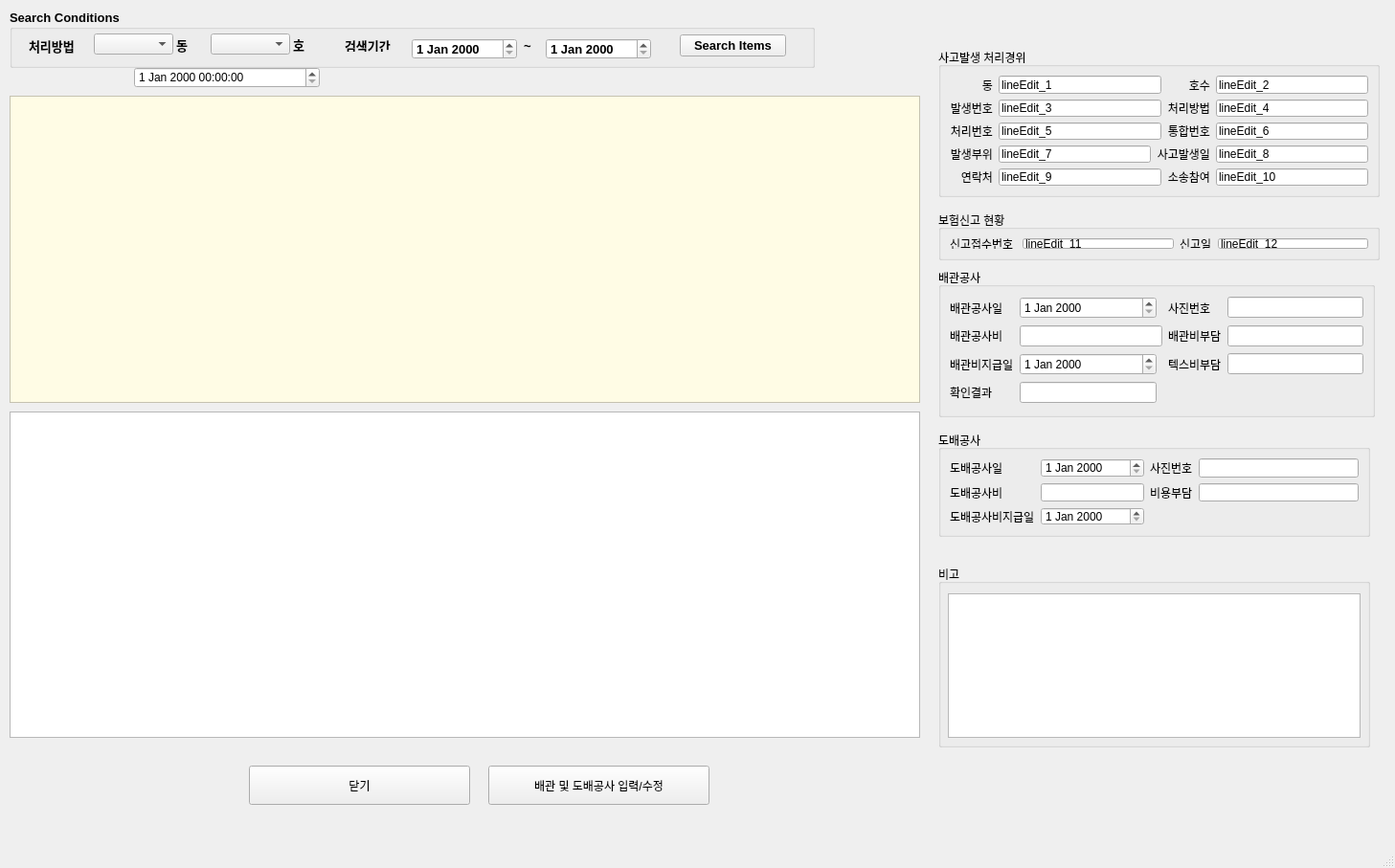
<?xml version="1.0" encoding="UTF-8"?>
<ui version="4.0">
 <class>MainWindow</class>
 <widget class="QMainWindow" name="MainWindow">
  <property name="geometry">
   <rect>
    <x>0</x>
    <y>0</y>
    <width>1457</width>
    <height>907</height>
   </rect>
  </property>
  <property name="windowTitle">
   <string>MainWindow</string>
  </property>
  <widget class="QWidget" name="centralwidget">
   <widget class="QGroupBox" name="groupBox">
    <property name="geometry">
     <rect>
      <x>10</x>
      <y>10</y>
      <width>841</width>
      <height>61</height>
     </rect>
    </property>
    <property name="font">
     <font>
      <pointsize>10</pointsize>
      <weight>75</weight>
      <bold>true</bold>
     </font>
    </property>
    <property name="title">
     <string>Search Conditions</string>
    </property>
    <widget class="QLabel" name="label">
     <property name="geometry">
      <rect>
       <x>20</x>
       <y>30</y>
       <width>56</width>
       <height>16</height>
      </rect>
     </property>
     <property name="text">
      <string>처리방법</string>
     </property>
    </widget>
    <widget class="QComboBox" name="Dong">
     <property name="geometry">
      <rect>
       <x>88</x>
       <y>25</y>
       <width>83</width>
       <height>22</height>
      </rect>
     </property>
     <property name="editable">
      <bool>false</bool>
     </property>
     <property name="currentText">
      <string/>
     </property>
     <property name="insertPolicy">
      <enum>QComboBox::InsertAlphabetically</enum>
     </property>
    </widget>
    <widget class="QLabel" name="label_2">
     <property name="geometry">
      <rect>
       <x>174</x>
       <y>29</y>
       <width>21</width>
       <height>16</height>
      </rect>
     </property>
     <property name="text">
      <string>동</string>
     </property>
    </widget>
    <widget class="QComboBox" name="Ho">
     <property name="geometry">
      <rect>
       <x>210</x>
       <y>25</y>
       <width>83</width>
       <height>22</height>
      </rect>
     </property>
     <property name="editable">
      <bool>false</bool>
     </property>
     <property name="currentText">
      <string/>
     </property>
     <property name="insertPolicy">
      <enum>QComboBox::InsertAlphabetically</enum>
     </property>
    </widget>
    <widget class="QLabel" name="label_3">
     <property name="geometry">
      <rect>
       <x>296</x>
       <y>29</y>
       <width>21</width>
       <height>16</height>
      </rect>
     </property>
     <property name="text">
      <string>호</string>
     </property>
    </widget>
    <widget class="QLabel" name="label_4">
     <property name="geometry">
      <rect>
       <x>350</x>
       <y>32</y>
       <width>56</width>
       <height>12</height>
      </rect>
     </property>
     <property name="text">
      <string>검색기간</string>
     </property>
    </widget>
    <widget class="QLabel" name="label_5">
     <property name="geometry">
      <rect>
       <x>537</x>
       <y>30</y>
       <width>21</width>
       <height>16</height>
      </rect>
     </property>
     <property name="text">
      <string>~</string>
     </property>
    </widget>
    <widget class="QPushButton" name="pushButton">
     <property name="geometry">
      <rect>
       <x>700</x>
       <y>26</y>
       <width>111</width>
       <height>23</height>
      </rect>
     </property>
     <property name="text">
      <string>Search Items</string>
     </property>
    </widget>
    <widget class="QDateEdit" name="dateEdit">
     <property name="geometry">
      <rect>
       <x>420</x>
       <y>30</y>
       <width>110</width>
       <height>22</height>
      </rect>
     </property>
    </widget>
    <widget class="QDateEdit" name="dateEdit_2">
     <property name="geometry">
      <rect>
       <x>560</x>
       <y>30</y>
       <width>110</width>
       <height>22</height>
      </rect>
     </property>
    </widget>
   </widget>
   <widget class="QGroupBox" name="groupBox_2">
    <property name="geometry">
     <rect>
      <x>980</x>
      <y>50</y>
      <width>461</width>
      <height>156</height>
     </rect>
    </property>
    <property name="title">
     <string>사고발생 처리경위</string>
    </property>
    <layout class="QGridLayout" name="gridLayout_2">
     <item row="1" column="1" colspan="2">
      <widget class="QLineEdit" name="lineEdit_3">
       <property name="text">
        <string>lineEdit_3</string>
       </property>
      </widget>
     </item>
     <item row="0" column="0">
      <widget class="QLabel" name="label_6">
       <property name="text">
        <string>동</string>
       </property>
       <property name="alignment">
        <set>Qt::AlignRight|Qt::AlignTrailing|Qt::AlignVCenter</set>
       </property>
      </widget>
     </item>
     <item row="0" column="4">
      <widget class="QLineEdit" name="lineEdit_2">
       <property name="text">
        <string>lineEdit_2</string>
       </property>
       <property name="readOnly">
        <bool>true</bool>
       </property>
      </widget>
     </item>
     <item row="1" column="4">
      <widget class="QLineEdit" name="lineEdit_4">
       <property name="text">
        <string>lineEdit_4</string>
       </property>
      </widget>
     </item>
     <item row="2" column="0">
      <widget class="QLabel" name="label_11">
       <property name="text">
        <string>처리번호</string>
       </property>
       <property name="alignment">
        <set>Qt::AlignRight|Qt::AlignTrailing|Qt::AlignVCenter</set>
       </property>
      </widget>
     </item>
     <item row="0" column="1" colspan="2">
      <widget class="QLineEdit" name="lineEdit_1">
       <property name="text">
        <string>lineEdit_1</string>
       </property>
       <property name="readOnly">
        <bool>true</bool>
       </property>
      </widget>
     </item>
     <item row="1" column="0">
      <widget class="QLabel" name="label_9">
       <property name="text">
        <string>발생번호</string>
       </property>
       <property name="alignment">
        <set>Qt::AlignRight|Qt::AlignTrailing|Qt::AlignVCenter</set>
       </property>
      </widget>
     </item>
     <item row="1" column="3">
      <widget class="QLabel" name="label_8">
       <property name="text">
        <string>처리방법</string>
       </property>
       <property name="alignment">
        <set>Qt::AlignRight|Qt::AlignTrailing|Qt::AlignVCenter</set>
       </property>
      </widget>
     </item>
     <item row="0" column="3">
      <widget class="QLabel" name="label_7">
       <property name="text">
        <string>호수</string>
       </property>
       <property name="alignment">
        <set>Qt::AlignRight|Qt::AlignTrailing|Qt::AlignVCenter</set>
       </property>
      </widget>
     </item>
     <item row="3" column="0">
      <widget class="QLabel" name="label_13">
       <property name="text">
        <string>발생부위</string>
       </property>
       <property name="alignment">
        <set>Qt::AlignRight|Qt::AlignTrailing|Qt::AlignVCenter</set>
       </property>
      </widget>
     </item>
     <item row="2" column="4">
      <widget class="QLineEdit" name="lineEdit_6">
       <property name="text">
        <string>lineEdit_6</string>
       </property>
      </widget>
     </item>
     <item row="3" column="1">
      <widget class="QLineEdit" name="lineEdit_7">
       <property name="text">
        <string>lineEdit_7</string>
       </property>
      </widget>
     </item>
     <item row="3" column="2" colspan="2">
      <widget class="QLabel" name="label_12">
       <property name="text">
        <string>사고발생일</string>
       </property>
       <property name="alignment">
        <set>Qt::AlignRight|Qt::AlignTrailing|Qt::AlignVCenter</set>
       </property>
      </widget>
     </item>
     <item row="4" column="0">
      <widget class="QLabel" name="label_15">
       <property name="text">
        <string>연락처</string>
       </property>
       <property name="alignment">
        <set>Qt::AlignRight|Qt::AlignTrailing|Qt::AlignVCenter</set>
       </property>
      </widget>
     </item>
     <item row="3" column="4">
      <widget class="QLineEdit" name="lineEdit_8">
       <property name="text">
        <string>lineEdit_8</string>
       </property>
      </widget>
     </item>
     <item row="4" column="3">
      <widget class="QLabel" name="label_14">
       <property name="text">
        <string>소송참여</string>
       </property>
       <property name="alignment">
        <set>Qt::AlignRight|Qt::AlignTrailing|Qt::AlignVCenter</set>
       </property>
      </widget>
     </item>
     <item row="4" column="1" colspan="2">
      <widget class="QLineEdit" name="lineEdit_9">
       <property name="text">
        <string>lineEdit_9</string>
       </property>
      </widget>
     </item>
     <item row="4" column="4">
      <widget class="QLineEdit" name="lineEdit_10">
       <property name="text">
        <string>lineEdit_10</string>
       </property>
      </widget>
     </item>
     <item row="2" column="3">
      <widget class="QLabel" name="label_10">
       <property name="text">
        <string>통합번호</string>
       </property>
       <property name="alignment">
        <set>Qt::AlignRight|Qt::AlignTrailing|Qt::AlignVCenter</set>
       </property>
      </widget>
     </item>
     <item row="2" column="1" colspan="2">
      <widget class="QLineEdit" name="lineEdit_5">
       <property name="text">
        <string>lineEdit_5</string>
       </property>
      </widget>
     </item>
    </layout>
   </widget>
   <widget class="QGroupBox" name="groupBox_3">
    <property name="geometry">
     <rect>
      <x>980</x>
      <y>220</y>
      <width>461</width>
      <height>52</height>
     </rect>
    </property>
    <property name="title">
     <string>보험신고 현황</string>
    </property>
    <layout class="QGridLayout" name="gridLayout">
     <item row="0" column="0">
      <widget class="QLabel" name="label_17">
       <property name="text">
        <string>신고접수번호 </string>
       </property>
      </widget>
     </item>
     <item row="0" column="3">
      <widget class="QLabel" name="label_16">
       <property name="text">
        <string>신고일</string>
       </property>
      </widget>
     </item>
     <item row="0" column="1">
      <widget class="QLineEdit" name="lineEdit_11">
       <property name="text">
        <string>lineEdit_11</string>
       </property>
      </widget>
     </item>
     <item row="0" column="4">
      <widget class="QLineEdit" name="lineEdit_12">
       <property name="text">
        <string>lineEdit_12</string>
       </property>
      </widget>
     </item>
    </layout>
   </widget>
   <widget class="QGroupBox" name="groupBox_4">
    <property name="geometry">
     <rect>
      <x>980</x>
      <y>280</y>
      <width>456</width>
      <height>156</height>
     </rect>
    </property>
    <property name="title">
     <string>배관공사</string>
    </property>
    <layout class="QGridLayout" name="gridLayout_3">
     <item row="2" column="5">
      <widget class="QLineEdit" name="lineEdit_20"/>
     </item>
     <item row="3" column="2">
      <widget class="QLineEdit" name="lineEdit_21"/>
     </item>
     <item row="3" column="0">
      <widget class="QLabel" name="label_24">
       <property name="text">
        <string>확인결과</string>
       </property>
      </widget>
     </item>
     <item row="1" column="5">
      <widget class="QLineEdit" name="lineEdit_18"/>
     </item>
     <item row="2" column="4">
      <widget class="QLabel" name="label_23">
       <property name="text">
        <string>텍스비부담</string>
       </property>
      </widget>
     </item>
     <item row="0" column="5">
      <widget class="QLineEdit" name="lineEdit_16"/>
     </item>
     <item row="0" column="0">
      <widget class="QLabel" name="label_18">
       <property name="text">
        <string>배관공사일</string>
       </property>
      </widget>
     </item>
     <item row="1" column="0">
      <widget class="QLabel" name="label_20">
       <property name="text">
        <string>배관공사비</string>
       </property>
      </widget>
     </item>
     <item row="1" column="4">
      <widget class="QLabel" name="label_21">
       <property name="text">
        <string>배관비부담</string>
       </property>
      </widget>
     </item>
     <item row="0" column="4">
      <widget class="QLabel" name="label_19">
       <property name="text">
        <string>사진번호</string>
       </property>
      </widget>
     </item>
     <item row="1" column="2" colspan="2">
      <widget class="QLineEdit" name="lineEdit_17"/>
     </item>
     <item row="2" column="0">
      <widget class="QLabel" name="label_22">
       <property name="text">
        <string>배관비지급일</string>
       </property>
      </widget>
     </item>
     <item row="0" column="2">
      <widget class="QDateEdit" name="dateEdit_3"/>
     </item>
     <item row="2" column="2">
      <widget class="QDateEdit" name="dateEdit_4"/>
     </item>
    </layout>
   </widget>
   <widget class="QGroupBox" name="groupBox_5">
    <property name="geometry">
     <rect>
      <x>980</x>
      <y>450</y>
      <width>451</width>
      <height>111</height>
     </rect>
    </property>
    <property name="title">
     <string>도배공사</string>
    </property>
    <layout class="QGridLayout" name="gridLayout_4">
     <item row="0" column="0">
      <widget class="QLabel" name="label_28">
       <property name="text">
        <string>도배공사일</string>
       </property>
      </widget>
     </item>
     <item row="1" column="0">
      <widget class="QLabel" name="label_30">
       <property name="text">
        <string>도배공사비</string>
       </property>
      </widget>
     </item>
     <item row="0" column="4">
      <widget class="QLineEdit" name="lineEdit_26"/>
     </item>
     <item row="2" column="0">
      <widget class="QLabel" name="label_32">
       <property name="text">
        <string>도배공사비지급일</string>
       </property>
      </widget>
     </item>
     <item row="1" column="1" colspan="2">
      <widget class="QLineEdit" name="lineEdit_27"/>
     </item>
     <item row="1" column="4">
      <widget class="QLineEdit" name="lineEdit_28"/>
     </item>
     <item row="0" column="3">
      <widget class="QLabel" name="label_29">
       <property name="text">
        <string>사진번호</string>
       </property>
      </widget>
     </item>
     <item row="1" column="3">
      <widget class="QLabel" name="label_31">
       <property name="text">
        <string>비용부담</string>
       </property>
      </widget>
     </item>
     <item row="0" column="1" colspan="2">
      <widget class="QDateEdit" name="dateEdit_5"/>
     </item>
     <item row="2" column="1" colspan="2">
      <widget class="QDateEdit" name="dateEdit_6"/>
     </item>
    </layout>
   </widget>
   <widget class="QGroupBox" name="groupBox_6">
    <property name="geometry">
     <rect>
      <x>980</x>
      <y>590</y>
      <width>451</width>
      <height>191</height>
     </rect>
    </property>
    <property name="title">
     <string>비고</string>
    </property>
    <widget class="QTextEdit" name="textEdit">
     <property name="geometry">
      <rect>
       <x>10</x>
       <y>30</y>
       <width>431</width>
       <height>151</height>
      </rect>
     </property>
    </widget>
   </widget>
   <widget class="QPushButton" name="pushButton_2">
    <property name="geometry">
     <rect>
      <x>260</x>
      <y>800</y>
      <width>231</width>
      <height>41</height>
     </rect>
    </property>
    <property name="text">
     <string>닫기</string>
    </property>
   </widget>
   <widget class="QPushButton" name="pushButton_3">
    <property name="geometry">
     <rect>
      <x>510</x>
      <y>800</y>
      <width>231</width>
      <height>41</height>
     </rect>
    </property>
    <property name="text">
     <string>배관 및 도배공사 입력/수정</string>
    </property>
   </widget>
   <widget class="QDateTimeEdit" name="dateTimeEdit">
    <property name="geometry">
     <rect>
      <x>140</x>
      <y>70</y>
      <width>194</width>
      <height>22</height>
     </rect>
    </property>
   </widget>
   <widget class="QTableWidget" name="tableWidget">
    <property name="geometry">
     <rect>
      <x>10</x>
      <y>100</y>
      <width>951</width>
      <height>321</height>
     </rect>
    </property>
    <property name="styleSheet">
     <string notr="true">alternate-background-color: rgb(221, 253, 255);
background-color: rgb(255, 252, 229);
</string>
    </property>
    <property name="midLineWidth">
     <number>1</number>
    </property>
   </widget>
   <widget class="QTableView" name="tableView">
    <property name="geometry">
     <rect>
      <x>10</x>
      <y>430</y>
      <width>951</width>
      <height>341</height>
     </rect>
    </property>
   </widget>
  </widget>
  <widget class="QMenuBar" name="menubar">
   <property name="geometry">
    <rect>
     <x>0</x>
     <y>0</y>
     <width>1457</width>
     <height>21</height>
    </rect>
   </property>
  </widget>
  <widget class="QStatusBar" name="statusbar"/>
 </widget>
 <resources/>
 <connections/>
</ui>
